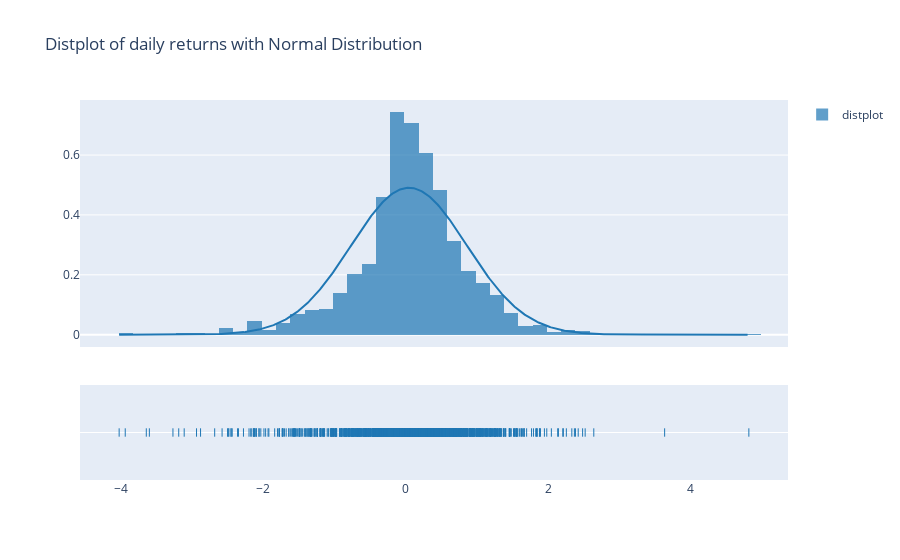

Notebook code cell kept with this figure:
### Code cell
fig = ff.create_distplot([np.array(df['daily_ret'][1:])], 
                         ['distplot'], 
                         bin_size=.2,
                         curve_type='normal', # override default 'kde'
                         )

# Add title
fig.update_layout(title_text='Distplot of daily returns with Normal Distribution')
fig.show()

### Figure 1 — Plotly figure (JSON) as saved in the notebook; plotly's stock layout.template omitted (floating-point values rounded to 4 significant figures; data arrays with more than 128 entries replaced by an {"elided": "..."} marker saying what was removed)
{"data": [{"opacity": 0.7, "legendgroup": "distplot", "autobinx": false, "name": "distplot", "yaxis": "y", "histnorm": "probability density", "xaxis": "x", "xbins": {"start": -4.02, "end": 4.812, "size": 0.2}, "marker": {"color": "rgb(31, 119, 180)"}, "x": {"elided": "1508 float values"}, "type": "histogram"}, {"showlegend": false, "legendgroup": "distplot", "name": "distplot", "yaxis": "y", "y": {"elided": "500 float values"}, "mode": "lines", "xaxis": "x", "marker": {"color": "rgb(31, 119, 180)"}, "x": {"elided": "500 float values"}, "type": "scatter"}, {"showlegend": false, "legendgroup": "distplot", "name": "distplot", "yaxis": "y2", "y": {"elided": "1508 str values"}, "mode": "markers", "xaxis": "x", "marker": {"color": "rgb(31, 119, 180)", "symbol": "line-ns-open"}, "x": {"elided": "1508 float values"}, "type": "scatter"}], "layout": {"yaxis": {"position": 0, "domain": [0.35, 1], "anchor": "free"}, "title": {"text": "Distplot of daily returns with Normal Distribution"}, "barmode": "overlay", "yaxis2": {"domain": [0, 0.25], "showticklabels": false, "anchor": "x", "dtick": 1}, "xaxis": {"zeroline": false, "domain": [0, 1], "anchor": "y2"}, "hovermode": "closest", "legend": {"traceorder": "reversed"}}}
